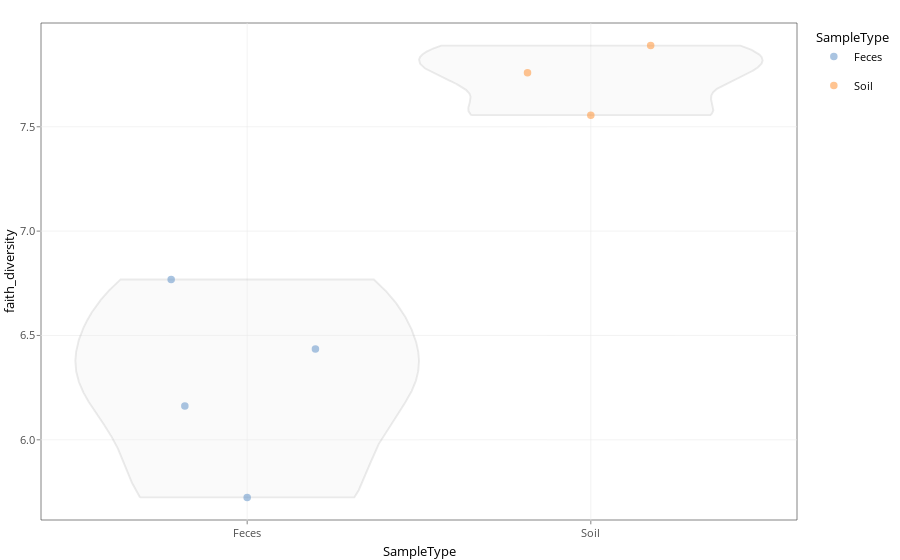

The notebook cell this image was saved under:
### Markdown cell above
## Alpha Diversity

### Code cell
tse <- addAlpha(tse, index = "faith_diversity")

tse_sub <- tse[ , tse$SampleType %in% c("Feces", "Soil")]

plotColData(
    tse_sub,
    y = "faith_diversity",
    x = "SampleType",
    colour_by = "SampleType"
)

### Figure 1 — Plotly figure (JSON) as saved in the notebook; plotly's stock layout.template omitted (floating-point values rounded to 4 significant figures; data arrays with more than 128 entries replaced by an {"elided": "..."} marker saying what was removed)
{"data": [{"fill": "toself", "fillcolor": "rgba(229,229,229,0.2)", "hoverinfo": "text", "hoveron": "points", "line": {"color": "rgba(153,153,153,0.2)", "dash": "solid", "width": 1.89}, "marker": {"line": {}}, "mode": "lines", "showlegend": false, "text": {"elided": "2051 str values"}, "type": "scatter", "x": {"elided": "2051 mixed values"}, "xaxis": "x", "y": {"elided": "2051 mixed values"}, "yaxis": "y"}, {"hoverinfo": "text", "hoveron": "points", "legendgroup": "Feces", "line": {}, "marker": {"autocolorscale": false, "color": "rgba(114,158,206,1)", "line": {"color": "rgba(114,158,206,1)", "width": 1.89}, "opacity": 0.6, "size": 5.669, "symbol": "circle"}, "mode": "markers", "name": "Feces", "showlegend": true, "text": ["X: Feces<br />Y: 6.16220<br />colour_by: Feces", "X: Feces<br />Y: 6.43486<br />colour_by: Feces", "X: Feces<br />Y: 6.76824<br />colour_by: Feces", "X: Feces<br />Y: 5.72394<br />colour_by: Feces"], "type": "scatter", "x": [0.8186, 1.199, 0.7788, 1], "xaxis": "x", "y": [6.162, 6.435, 6.768, 5.724], "yaxis": "y"}, {"hoverinfo": "text", "hoveron": "points", "legendgroup": "Soil", "line": {}, "marker": {"autocolorscale": false, "color": "rgba(255,158,74,1)", "line": {"color": "rgba(255,158,74,1)", "width": 1.89}, "opacity": 0.6, "size": 5.669, "symbol": "circle"}, "mode": "markers", "name": "Soil", "showlegend": true, "text": ["X: Soil<br />Y: 7.88902<br />colour_by: Soil", "X: Soil<br />Y: 7.75861<br />colour_by: Soil", "X: Soil<br />Y: 7.55564<br />colour_by: Soil"], "type": "scatter", "x": [2.174, 1.816, 2], "xaxis": "x", "y": [7.889, 7.759, 7.556], "yaxis": "y"}], "layout": {"barmode": "relative", "font": {"color": "rgba(0,0,0,1)", "family": "", "size": 13.28}, "hovermode": "closest", "legend": {"bgcolor": "rgba(255,255,255,1)", "bordercolor": "transparent", "borderwidth": 1.718, "font": {"color": "rgba(0,0,0,1)", "family": "", "size": 10.63}, "title": {"font": {"color": "rgba(0,0,0,1)", "family": "", "size": 13.28}, "text": "SampleType"}}, "margin": {"b": 33.87, "l": 39.19, "r": 6.642, "t": 22.64}, "paper_bgcolor": "rgba(255,255,255,1)", "plot_bgcolor": "rgba(255,255,255,1)", "shapes": [{"fillcolor": "transparent", "layer": "below", "line": {"color": "rgba(51,51,51,1)", "linetype": "solid", "width": 0.6038}, "type": "rect", "x0": 0, "x1": 1, "xref": "paper", "y0": 0, "y1": 1, "yref": "paper"}], "showlegend": true, "xaxis": {"anchor": "y", "automargin": true, "autorange": false, "categoryarray": ["Feces", "Soil"], "categoryorder": "array", "domain": [0, 1], "gridcolor": "rgba(235,235,235,1)", "gridwidth": 0.6038, "hoverformat": ".2f", "linecolor": {}, "linewidth": 0, "nticks": {}, "range": [0.4, 2.6], "showgrid": true, "showline": false, "showticklabels": true, "tickangle": 0, "tickcolor": "rgba(51,51,51,1)", "tickfont": {"color": "rgba(77,77,77,1)", "family": "", "size": 10.63}, "ticklen": 3.321, "tickmode": "array", "ticks": "outside", "ticktext": ["Feces", "Soil"], "tickvals": [1, 2], "tickwidth": 0.6038, "title": {"font": {"color": "rgba(0,0,0,1)", "family": "", "size": 13.28}, "text": "SampleType"}, "type": "linear", "zeroline": false}, "yaxis": {"anchor": "x", "automargin": true, "autorange": false, "categoryarray": ["6.0", "6.5", "7.0", "7.5"], "categoryorder": "array", "domain": [0, 1], "gridcolor": "rgba(235,235,235,1)", "gridwidth": 0.6038, "hoverformat": ".2f", "linecolor": {}, "linewidth": 0, "nticks": {}, "range": [5.616, 7.997], "showgrid": true, "showline": false, "showticklabels": true, "tickangle": 0, "tickcolor": "rgba(51,51,51,1)", "tickfont": {"color": "rgba(77,77,77,1)", "family": "", "size": 10.63}, "ticklen": 3.321, "tickmode": "array", "ticks": "outside", "ticktext": ["6.0", "6.5", "7.0", "7.5"], "tickvals": [6, 6.5, 7, 7.5], "tickwidth": 0.6038, "title": {"font": {"color": "rgba(0,0,0,1)", "family": "", "size": 13.28}, "text": "faith_diversity"}, "type": "linear", "zeroline": false}}}
